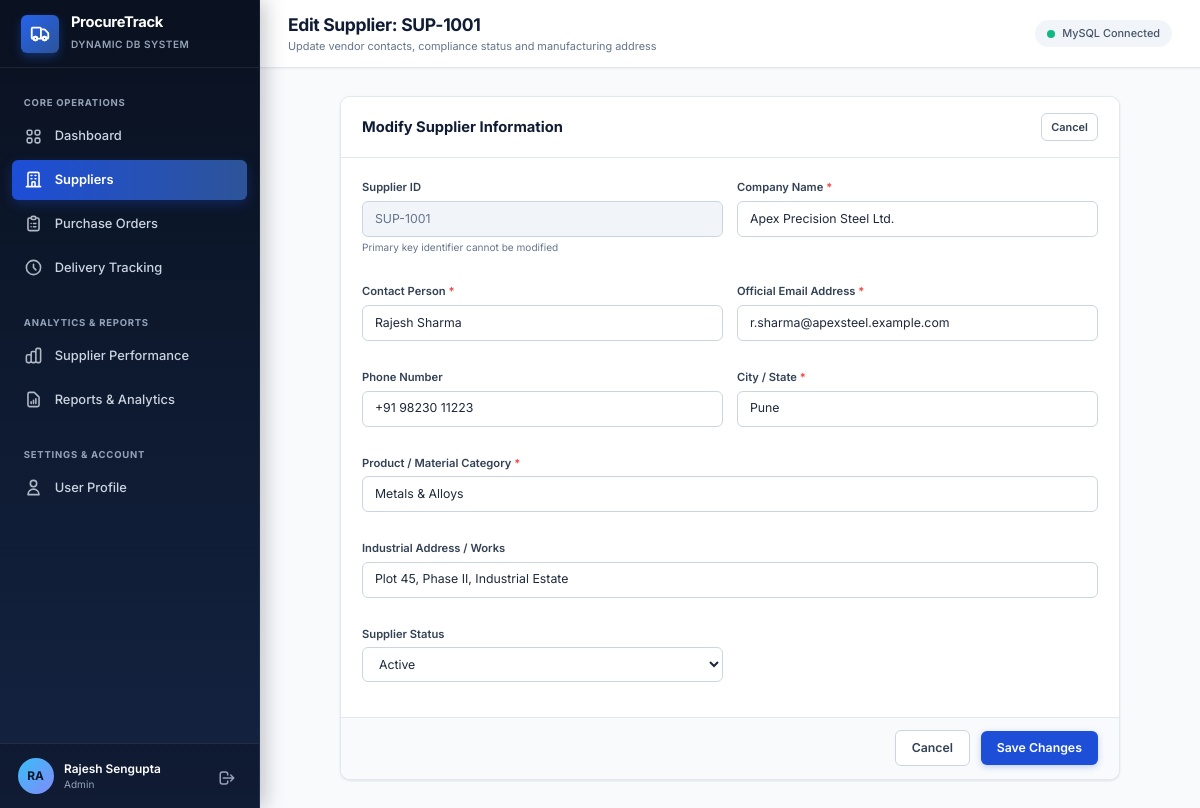
/suppliers/edit.php?id=SUP-1001 (signed in), run on the app's committed database.
### tables this page shows
CREATE TABLE `suppliers` (
  `id` VARCHAR(20) PRIMARY KEY,
  `company_name` VARCHAR(150) NOT NULL,
  `contact_person` VARCHAR(100) NOT NULL,
  `email` VARCHAR(100) NOT NULL,
  `phone` VARCHAR(30) NULL,
  `address` TEXT NULL,
  `city` VARCHAR(80) NOT NULL,
  `category` VARCHAR(80) NOT NULL,
  `registration_date` DATE NOT NULL,
  `status` ENUM('Active', 'Inactive') NOT NULL DEFAULT 'Active',
  `created_at` TIMESTAMP DEFAULT CURRENT_TIMESTAMP,
  `updated_at` TIMESTAMP DEFAULT CURRENT_TIMESTAMP ON UPDATE CURRENT_TIMESTAMP,
  INDEX `idx_supplier_name` (`company_name`),
  INDEX `idx_supplier_category` (`category`),
  INDEX `idx_supplier_status` (`status`)
);

### includes/functions.php (called while the page is built, shortened)
<?php
function sanitize_output(?string $str): string {
    return htmlspecialchars($str ?? '', ENT_QUOTES, 'UTF-8');
}

### suppliers/edit.php (the view, shortened to what this page needs)
<?php
require_once __DIR__ . '/../includes/functions.php';
$db = Database::getConnection();
$id = trim($_GET['id'] ?? '');
$stmt = $db->prepare("SELECT * FROM `suppliers` WHERE id = :id LIMIT 1");
$stmt->execute([':id' => $id]);
$supplier = $stmt->fetch();
$pageTitle = 'Edit Supplier: ' . $supplier['id'];
$pageSubtitle = 'Update vendor contacts, compliance status and manufacturing address';
require_once __DIR__ . '/../includes/header.php';
?>
<div style="max-width: 780px; margin: 0 auto;">
  <div class="card">
    <div class="card-header">
      <h3 class="card-title">Modify Supplier Information</h3>
      <a href="<?= BASE_URL ?>/suppliers/index.php" class="btn btn-outline btn-sm">Cancel</a>
    </div>
    <form method="POST">
      <div class="card-body">
        <div class="form-grid">
          <div class="form-group">
            <label class="form-label">Supplier ID</label>
            <input type="text" class="form-control" value="<?= sanitize_output($supplier['id']) ?>" readonly>
            <div class="form-help">Primary key identifier cannot be modified</div>
          </div>
          <div class="form-group">
            <label class="form-label" for="company_name">Company Name <span class="required">*</span></label>
            <input type="text" id="company_name" name="company_name" class="form-control" value="<?= sanitize_output($_POST['company_name'] ?? $supplier['company_name']) ?>" required>
          </div>
          <div class="form-group">
            <label class="form-label" for="contact_person">Contact Person <span class="required">*</span></label>
            <input type="text" id="contact_person" name="contact_person" class="form-control" value="<?= sanitize_output($_POST['contact_person'] ?? $supplier['contact_person']) ?>" required>
          </div>
          <div class="form-group">
            <label class="form-label" for="email">Official Email Address <span class="required">*</span></label>
            <input type="email" id="email" name="email" class="form-control" value="<?= sanitize_output($_POST['email'] ?? $supplier['email']) ?>" required>
          </div>
          <div class="form-group">
            <label class="form-label" for="phone">Phone Number</label>
            <input type="text" id="phone" name="phone" class="form-control" value="<?= sanitize_output($_POST['phone'] ?? $supplier['phone']) ?>">
          </div>
          <div class="form-group">
            <label class="form-label" for="city">City / State <span class="required">*</span></label>
            <input type="text" id="city" name="city" class="form-control" value="<?= sanitize_output($_POST['city'] ?? $supplier['city']) ?>" required>
          </div>
          <div class="form-group span-full">
            <label class="form-label" for="category">Product / Material Category <span class="required">*</span></label>
            <input type="text" id="category" name="category" class="form-control" value="<?= sanitize_output($_POST['category'] ?? $supplier['category']) ?>" required>
          </div>
          <div class="form-group span-full">
            <label class="form-label" for="address">Industrial Address / Works</label>
            <input type="text" id="address" name="address" class="form-control" value="<?= sanitize_output($_POST['address'] ?? $supplier['address']) ?>">
          </div>
          <div class="form-group">
            <label class="form-label" for="status">Supplier Status</label>
            <select id="status" name="status" class="form-control">
              <option value="Active" <?= ($_POST['status'] ?? $supplier['status']) === 'Active' ? 'selected' : '' ?>>Active</option>
            </select>
          </div>
        </div>
      </div>
      <div class="card-footer" style="justify-content: flex-end; gap: 0.75rem;">
        <a href="<?= BASE_URL ?>/suppliers/index.php" class="btn btn-outline">Cancel</a>
        <button type="submit" class="btn btn-primary">Save Changes</button>
      </div>
    </form>
  </div>
</div>
<?php require_once __DIR__ . '/../includes/footer.php'; ?>

### includes/header.php (shortened to what this page needs)
<?php
require_once __DIR__ . '/functions.php';
?>
<!DOCTYPE html>
<html lang="en">
<head>
  <link rel="stylesheet" href="<?= BASE_URL ?>/assets/css/style.css">
</head>
<body>
  <div class="app-container">
    <?php require_once __DIR__ . '/sidebar.php'; ?>
    <main class="main-wrapper">
      <header class="top-header">
        <div class="header-left">
          <div class="page-title-box">
            <h2><?= sanitize_output($pageTitle ?? 'Dashboard') ?></h2>
            <p><?= sanitize_output($pageSubtitle ?? 'Enterprise Procurement & Vendor Reliability Management') ?></p>
          </div>
        </div>
        <div class="header-right">
          <div class="system-status-indicator">
            <span class="status-dot-pulse"></span>
            <span>MySQL Connected</span>
          </div>
        </div>
      </header>
      <div class="page-body">

### data on the page
suppliers: id "Edit Supplier: SUP-1001", id "SUP-1001", company_name "Apex Precision Steel Ltd.", contact_person "Rajesh Sharma", email "r.sharma@apexsteel.example.com", phone "+91 98230 11223", city "Pune", category "Metals & Alloys", address "Plot 45, Phase II, Industrial Estate", status "Active"

### other printed values
sanitize_output(APP_NAME) "ProcureTrack"
substr($user['full_name'] ?? 'US', 0, 2) "RA"
sanitize_output($user['full_name'] ?? 'User') "Rajesh Sengupta"
sanitize_output($user['role'] ?? 'Staff') "Admin"
